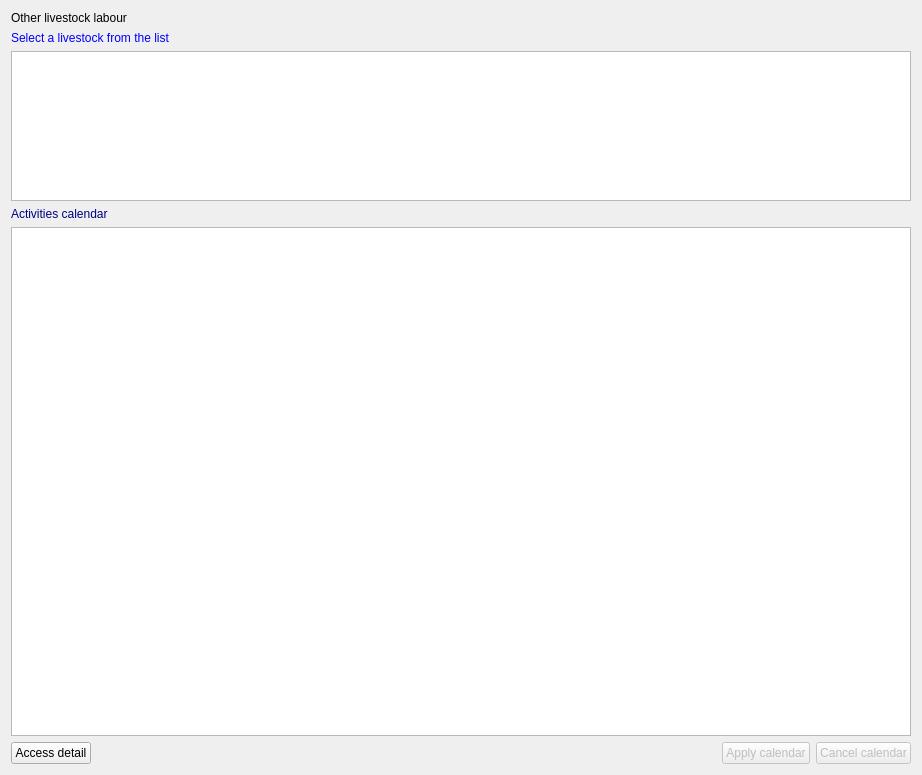
<?xml version="1.0" encoding="UTF-8"?>
<ui version="4.0">
 <class>ohtlivelabour</class>
 <widget class="QWidget" name="ohtlivelabour">
  <property name="geometry">
   <rect>
    <x>0</x>
    <y>0</y>
    <width>922</width>
    <height>775</height>
   </rect>
  </property>
  <property name="toolTip">
   <string/>
  </property>
  <layout class="QVBoxLayout" name="verticalLayout_4">
   <item>
    <widget class="QLabel" name="Label16">
     <property name="enabled">
      <bool>true</bool>
     </property>
     <property name="palette">
      <palette>
       <active>
        <colorrole role="WindowText">
         <brush brushstyle="SolidPattern">
          <color alpha="255">
           <red>0</red>
           <green>0</green>
           <blue>0</blue>
          </color>
         </brush>
        </colorrole>
       </active>
       <inactive>
        <colorrole role="WindowText">
         <brush brushstyle="SolidPattern">
          <color alpha="255">
           <red>0</red>
           <green>0</green>
           <blue>0</blue>
          </color>
         </brush>
        </colorrole>
       </inactive>
       <disabled>
        <colorrole role="WindowText">
         <brush brushstyle="SolidPattern">
          <color alpha="255">
           <red>0</red>
           <green>0</green>
           <blue>0</blue>
          </color>
         </brush>
        </colorrole>
       </disabled>
      </palette>
     </property>
     <property name="toolTip">
      <string/>
     </property>
     <property name="text">
      <string>Other livestock labour</string>
     </property>
    </widget>
   </item>
   <item>
    <layout class="QVBoxLayout" name="verticalLayout_3">
     <item>
      <widget class="QLabel" name="Label1">
       <property name="enabled">
        <bool>true</bool>
       </property>
       <property name="palette">
        <palette>
         <active>
          <colorrole role="WindowText">
           <brush brushstyle="SolidPattern">
            <color alpha="255">
             <red>0</red>
             <green>0</green>
             <blue>255</blue>
            </color>
           </brush>
          </colorrole>
         </active>
         <inactive>
          <colorrole role="WindowText">
           <brush brushstyle="SolidPattern">
            <color alpha="255">
             <red>0</red>
             <green>0</green>
             <blue>255</blue>
            </color>
           </brush>
          </colorrole>
         </inactive>
         <disabled>
          <colorrole role="WindowText">
           <brush brushstyle="SolidPattern">
            <color alpha="255">
             <red>0</red>
             <green>0</green>
             <blue>255</blue>
            </color>
           </brush>
          </colorrole>
         </disabled>
        </palette>
       </property>
       <property name="toolTip">
        <string/>
       </property>
       <property name="text">
        <string>Select a livestock from the list</string>
       </property>
      </widget>
     </item>
     <item>
      <widget class="QTableView" name="AdvListView1">
       <property name="enabled">
        <bool>true</bool>
       </property>
       <property name="sizePolicy">
        <sizepolicy hsizetype="Expanding" vsizetype="Minimum">
         <horstretch>0</horstretch>
         <verstretch>0</verstretch>
        </sizepolicy>
       </property>
       <property name="maximumSize">
        <size>
         <width>16777215</width>
         <height>150</height>
        </size>
       </property>
       <property name="toolTip">
        <string/>
       </property>
      </widget>
     </item>
    </layout>
   </item>
   <item>
    <layout class="QVBoxLayout" name="verticalLayout_2">
     <item>
      <widget class="QLabel" name="Label2">
       <property name="enabled">
        <bool>true</bool>
       </property>
       <property name="palette">
        <palette>
         <active>
          <colorrole role="WindowText">
           <brush brushstyle="SolidPattern">
            <color alpha="255">
             <red>0</red>
             <green>0</green>
             <blue>128</blue>
            </color>
           </brush>
          </colorrole>
         </active>
         <inactive>
          <colorrole role="WindowText">
           <brush brushstyle="SolidPattern">
            <color alpha="255">
             <red>0</red>
             <green>0</green>
             <blue>128</blue>
            </color>
           </brush>
          </colorrole>
         </inactive>
         <disabled>
          <colorrole role="WindowText">
           <brush brushstyle="SolidPattern">
            <color alpha="255">
             <red>0</red>
             <green>0</green>
             <blue>128</blue>
            </color>
           </brush>
          </colorrole>
         </disabled>
        </palette>
       </property>
       <property name="toolTip">
        <string/>
       </property>
       <property name="text">
        <string>Activities calendar</string>
       </property>
      </widget>
     </item>
     <item>
      <widget class="QTableView" name="AdvListView4">
       <property name="enabled">
        <bool>true</bool>
       </property>
       <property name="toolTip">
        <string>Right click to set additional information </string>
       </property>
      </widget>
     </item>
    </layout>
   </item>
   <item>
    <layout class="QHBoxLayout" name="horizontalLayout">
     <item>
      <widget class="QPushButton" name="cmddetails">
       <property name="text">
        <string>Access detail</string>
       </property>
      </widget>
     </item>
     <item>
      <spacer name="horizontalSpacer">
       <property name="orientation">
        <enum>Qt::Horizontal</enum>
       </property>
       <property name="sizeHint" stdset="0">
        <size>
         <width>40</width>
         <height>20</height>
        </size>
       </property>
      </spacer>
     </item>
     <item>
      <widget class="QPushButton" name="BitBtn5">
       <property name="enabled">
        <bool>false</bool>
       </property>
       <property name="toolTip">
        <string>Apply to set additional info</string>
       </property>
       <property name="text">
        <string>Apply calendar</string>
       </property>
       <property name="icon">
        <iconset resource="../images.qrc">
         <normaloff>:/images/apply.png</normaloff>:/images/apply.png</iconset>
       </property>
       <property name="flat">
        <bool>false</bool>
       </property>
      </widget>
     </item>
     <item>
      <widget class="QPushButton" name="BitBtn1">
       <property name="enabled">
        <bool>false</bool>
       </property>
       <property name="toolTip">
        <string/>
       </property>
       <property name="text">
        <string>Cancel calendar</string>
       </property>
       <property name="icon">
        <iconset resource="../images.qrc">
         <normaloff>:/images/cancel.png</normaloff>:/images/cancel.png</iconset>
       </property>
       <property name="flat">
        <bool>false</bool>
       </property>
      </widget>
     </item>
    </layout>
   </item>
  </layout>
 </widget>
 <resources>
  <include location="../images.qrc"/>
 </resources>
 <connections/>
</ui>
